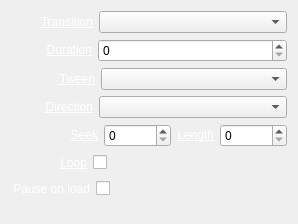
<?xml version="1.0" encoding="UTF-8"?>
<ui version="4.0">
 <class>InspectorMediaWidget</class>
 <widget class="QWidget" name="InspectorMediaWidget">
  <property name="geometry">
   <rect>
    <x>0</x>
    <y>0</y>
    <width>265</width>
    <height>224</height>
   </rect>
  </property>
  <property name="sizePolicy">
   <sizepolicy hsizetype="Expanding" vsizetype="Preferred">
    <horstretch>0</horstretch>
    <verstretch>0</verstretch>
   </sizepolicy>
  </property>
  <layout class="QVBoxLayout" name="verticalLayout">
   <item>
    <layout class="QHBoxLayout" name="horizontalLayoutTransition">
     <item>
      <spacer name="horizontalSpacerTransition">
       <property name="orientation">
        <enum>Qt::Horizontal</enum>
       </property>
       <property name="sizeType">
        <enum>QSizePolicy::Fixed</enum>
       </property>
       <property name="sizeHint" stdset="0">
        <size>
         <width>29</width>
         <height>20</height>
        </size>
       </property>
      </spacer>
     </item>
     <item>
      <widget class="QLabel" name="labelTransition">
       <property name="text">
        <string>&lt;a href=&quot;Transition&quot; style=&quot;color: white;&quot;&gt;Transition&lt;/a&gt;</string>
       </property>
       <property name="alignment">
        <set>Qt::AlignRight|Qt::AlignTrailing|Qt::AlignVCenter</set>
       </property>
      </widget>
     </item>
     <item>
      <widget class="QComboBox" name="comboBoxTransition">
       <property name="sizePolicy">
        <sizepolicy hsizetype="Expanding" vsizetype="Fixed">
         <horstretch>0</horstretch>
         <verstretch>0</verstretch>
        </sizepolicy>
       </property>
      </widget>
     </item>
    </layout>
   </item>
   <item>
    <layout class="QHBoxLayout" name="horizontalLayoutDuration">
     <item>
      <spacer name="horizontalSpacerDuration">
       <property name="orientation">
        <enum>Qt::Horizontal</enum>
       </property>
       <property name="sizeType">
        <enum>QSizePolicy::Fixed</enum>
       </property>
       <property name="sizeHint" stdset="0">
        <size>
         <width>35</width>
         <height>20</height>
        </size>
       </property>
      </spacer>
     </item>
     <item>
      <widget class="QLabel" name="labelDuration">
       <property name="text">
        <string>&lt;a href=&quot;Duration&quot; style=&quot;color: white;&quot;&gt;Duration&lt;/a&gt;</string>
       </property>
       <property name="alignment">
        <set>Qt::AlignRight|Qt::AlignTrailing|Qt::AlignVCenter</set>
       </property>
      </widget>
     </item>
     <item>
      <widget class="QSpinBox" name="spinBoxDuration">
       <property name="sizePolicy">
        <sizepolicy hsizetype="Expanding" vsizetype="Fixed">
         <horstretch>0</horstretch>
         <verstretch>0</verstretch>
        </sizepolicy>
       </property>
       <property name="maximum">
        <number>999</number>
       </property>
      </widget>
     </item>
    </layout>
   </item>
   <item>
    <layout class="QHBoxLayout" name="horizontalLayoutTween">
     <item>
      <spacer name="horizontalSpacerTween">
       <property name="orientation">
        <enum>Qt::Horizontal</enum>
       </property>
       <property name="sizeType">
        <enum>QSizePolicy::Fixed</enum>
       </property>
       <property name="sizeHint" stdset="0">
        <size>
         <width>48</width>
         <height>20</height>
        </size>
       </property>
      </spacer>
     </item>
     <item>
      <widget class="QLabel" name="labelTween">
       <property name="text">
        <string>&lt;a href=&quot;Tween&quot; style=&quot;color: white;&quot;&gt;Tween&lt;/a&gt;</string>
       </property>
       <property name="alignment">
        <set>Qt::AlignRight|Qt::AlignTrailing|Qt::AlignVCenter</set>
       </property>
      </widget>
     </item>
     <item>
      <widget class="QComboBox" name="comboBoxTween">
       <property name="sizePolicy">
        <sizepolicy hsizetype="Expanding" vsizetype="Fixed">
         <horstretch>0</horstretch>
         <verstretch>0</verstretch>
        </sizepolicy>
       </property>
      </widget>
     </item>
    </layout>
   </item>
   <item>
    <layout class="QHBoxLayout" name="horizontalLayoutDirection">
     <item>
      <spacer name="horizontalSpacerDirection">
       <property name="orientation">
        <enum>Qt::Horizontal</enum>
       </property>
       <property name="sizeType">
        <enum>QSizePolicy::Fixed</enum>
       </property>
       <property name="sizeHint" stdset="0">
        <size>
         <width>34</width>
         <height>20</height>
        </size>
       </property>
      </spacer>
     </item>
     <item>
      <widget class="QLabel" name="labelDirection">
       <property name="text">
        <string>&lt;a href=&quot;Direction&quot; style=&quot;color: white;&quot;&gt;Direction&lt;/a&gt;</string>
       </property>
       <property name="alignment">
        <set>Qt::AlignRight|Qt::AlignTrailing|Qt::AlignVCenter</set>
       </property>
      </widget>
     </item>
     <item>
      <widget class="QComboBox" name="comboBoxDirection">
       <property name="sizePolicy">
        <sizepolicy hsizetype="Expanding" vsizetype="Fixed">
         <horstretch>0</horstretch>
         <verstretch>0</verstretch>
        </sizepolicy>
       </property>
      </widget>
     </item>
    </layout>
   </item>
   <item>
    <layout class="QHBoxLayout" name="horizontalLayoutSeekLength">
     <item>
      <spacer name="horizontalSpacerSeekLength">
       <property name="orientation">
        <enum>Qt::Horizontal</enum>
       </property>
       <property name="sizeType">
        <enum>QSizePolicy::Fixed</enum>
       </property>
       <property name="sizeHint" stdset="0">
        <size>
         <width>58</width>
         <height>20</height>
        </size>
       </property>
      </spacer>
     </item>
     <item>
      <widget class="QLabel" name="labelSeek">
       <property name="text">
        <string>&lt;a href=&quot;Seek&quot; style=&quot;color: white;&quot;&gt;Seek&lt;/a&gt;</string>
       </property>
       <property name="alignment">
        <set>Qt::AlignRight|Qt::AlignTrailing|Qt::AlignVCenter</set>
       </property>
      </widget>
     </item>
     <item>
      <widget class="QSpinBox" name="spinBoxSeek">
       <property name="sizePolicy">
        <sizepolicy hsizetype="Expanding" vsizetype="Fixed">
         <horstretch>0</horstretch>
         <verstretch>0</verstretch>
        </sizepolicy>
       </property>
       <property name="maximum">
        <number>999999999</number>
       </property>
      </widget>
     </item>
     <item>
      <widget class="QLabel" name="labelLength">
       <property name="text">
        <string>&lt;a href=&quot;Length&quot; style=&quot;color: white;&quot;&gt;Length&lt;/a&gt;</string>
       </property>
       <property name="alignment">
        <set>Qt::AlignRight|Qt::AlignTrailing|Qt::AlignVCenter</set>
       </property>
      </widget>
     </item>
     <item>
      <widget class="QSpinBox" name="spinBoxLength">
       <property name="sizePolicy">
        <sizepolicy hsizetype="Expanding" vsizetype="Fixed">
         <horstretch>0</horstretch>
         <verstretch>0</verstretch>
        </sizepolicy>
       </property>
       <property name="maximum">
        <number>999999999</number>
       </property>
      </widget>
     </item>
    </layout>
   </item>
   <item>
    <layout class="QHBoxLayout" name="horizontalLayoutLoop">
     <item>
      <spacer name="horizontalSpacerLoop1">
       <property name="orientation">
        <enum>Qt::Horizontal</enum>
       </property>
       <property name="sizeType">
        <enum>QSizePolicy::Fixed</enum>
       </property>
       <property name="sizeHint" stdset="0">
        <size>
         <width>49</width>
         <height>20</height>
        </size>
       </property>
      </spacer>
     </item>
     <item>
      <widget class="QLabel" name="labelLoop">
       <property name="text">
        <string>&lt;a href=&quot;Loop&quot; style=&quot;color: white;&quot;&gt;Loop&lt;/a&gt;</string>
       </property>
       <property name="alignment">
        <set>Qt::AlignRight|Qt::AlignTrailing|Qt::AlignVCenter</set>
       </property>
      </widget>
     </item>
     <item>
      <widget class="QCheckBox" name="checkBoxLoop">
       <property name="layoutDirection">
        <enum>Qt::RightToLeft</enum>
       </property>
       <property name="text">
        <string/>
       </property>
      </widget>
     </item>
     <item>
      <spacer name="horizontalSpacerLoop2">
       <property name="orientation">
        <enum>Qt::Horizontal</enum>
       </property>
       <property name="sizeHint" stdset="0">
        <size>
         <width>40</width>
         <height>20</height>
        </size>
       </property>
      </spacer>
     </item>
    </layout>
   </item>
   <item>
    <layout class="QHBoxLayout" name="horizontalLayoutPauseOnLoad">
     <item>
      <spacer name="horizontalSpacerPauseOnLoad1">
       <property name="orientation">
        <enum>Qt::Horizontal</enum>
       </property>
       <property name="sizeType">
        <enum>QSizePolicy::Fixed</enum>
       </property>
       <property name="sizeHint" stdset="0">
        <size>
         <width>2</width>
         <height>20</height>
        </size>
       </property>
      </spacer>
     </item>
     <item>
      <widget class="QLabel" name="labelPauseOnLoad">
       <property name="text">
        <string>&lt;a href=&quot;Pause on load&quot; style=&quot;color: white;&quot;&gt;Pause on load&lt;/a&gt;</string>
       </property>
       <property name="alignment">
        <set>Qt::AlignRight|Qt::AlignTrailing|Qt::AlignVCenter</set>
       </property>
      </widget>
     </item>
     <item>
      <widget class="QCheckBox" name="checkBoxPauseOnLoad">
       <property name="layoutDirection">
        <enum>Qt::RightToLeft</enum>
       </property>
       <property name="text">
        <string/>
       </property>
      </widget>
     </item>
     <item>
      <spacer name="horizontalSpacerPauseOnLoad2">
       <property name="orientation">
        <enum>Qt::Horizontal</enum>
       </property>
       <property name="sizeHint" stdset="0">
        <size>
         <width>40</width>
         <height>20</height>
        </size>
       </property>
      </spacer>
     </item>
    </layout>
   </item>
   <item>
    <spacer name="verticalSpacerMedia">
     <property name="orientation">
      <enum>Qt::Vertical</enum>
     </property>
     <property name="sizeType">
      <enum>QSizePolicy::Fixed</enum>
     </property>
     <property name="sizeHint" stdset="0">
      <size>
       <width>20</width>
       <height>10</height>
      </size>
     </property>
    </spacer>
   </item>
  </layout>
 </widget>
 <resources/>
 <connections>
  <connection>
   <sender>spinBoxDuration</sender>
   <signal>valueChanged(int)</signal>
   <receiver>InspectorMediaWidget</receiver>
   <slot>durationChanged(int)</slot>
   <hints>
    <hint type="sourcelabel">
     <x>213</x>
     <y>57</y>
    </hint>
    <hint type="destinationlabel">
     <x>223</x>
     <y>46</y>
    </hint>
   </hints>
  </connection>
  <connection>
   <sender>checkBoxLoop</sender>
   <signal>stateChanged(int)</signal>
   <receiver>InspectorMediaWidget</receiver>
   <slot>loopChanged(int)</slot>
   <hints>
    <hint type="sourcelabel">
     <x>106</x>
     <y>165</y>
    </hint>
    <hint type="destinationlabel">
     <x>220</x>
     <y>85</y>
    </hint>
   </hints>
  </connection>
  <connection>
   <sender>comboBoxTransition</sender>
   <signal>currentIndexChanged(QString)</signal>
   <receiver>InspectorMediaWidget</receiver>
   <slot>transitionChanged(QString)</slot>
   <hints>
    <hint type="sourcelabel">
     <x>213</x>
     <y>29</y>
    </hint>
    <hint type="destinationlabel">
     <x>223</x>
     <y>15</y>
    </hint>
   </hints>
  </connection>
  <connection>
   <sender>comboBoxDirection</sender>
   <signal>currentIndexChanged(QString)</signal>
   <receiver>InspectorMediaWidget</receiver>
   <slot>directionChanged(QString)</slot>
   <hints>
    <hint type="sourcelabel">
     <x>124</x>
     <y>105</y>
    </hint>
    <hint type="destinationlabel">
     <x>0</x>
     <y>105</y>
    </hint>
   </hints>
  </connection>
  <connection>
   <sender>spinBoxSeek</sender>
   <signal>valueChanged(int)</signal>
   <receiver>InspectorMediaWidget</receiver>
   <slot>seekChanged(int)</slot>
   <hints>
    <hint type="sourcelabel">
     <x>126</x>
     <y>141</y>
    </hint>
    <hint type="destinationlabel">
     <x>22</x>
     <y>170</y>
    </hint>
   </hints>
  </connection>
  <connection>
   <sender>spinBoxLength</sender>
   <signal>valueChanged(int)</signal>
   <receiver>InspectorMediaWidget</receiver>
   <slot>lengthChanged(int)</slot>
   <hints>
    <hint type="sourcelabel">
     <x>213</x>
     <y>141</y>
    </hint>
    <hint type="destinationlabel">
     <x>192</x>
     <y>168</y>
    </hint>
   </hints>
  </connection>
  <connection>
   <sender>comboBoxTween</sender>
   <signal>currentIndexChanged(QString)</signal>
   <receiver>InspectorMediaWidget</receiver>
   <slot>tweenChanged(QString)</slot>
   <hints>
    <hint type="sourcelabel">
     <x>187</x>
     <y>85</y>
    </hint>
    <hint type="destinationlabel">
     <x>1</x>
     <y>141</y>
    </hint>
   </hints>
  </connection>
  <connection>
   <sender>labelTransition</sender>
   <signal>linkActivated(QString)</signal>
   <receiver>InspectorMediaWidget</receiver>
   <slot>resetTransition(QString)</slot>
   <hints>
    <hint type="sourcelabel">
     <x>47</x>
     <y>22</y>
    </hint>
    <hint type="destinationlabel">
     <x>0</x>
     <y>20</y>
    </hint>
   </hints>
  </connection>
  <connection>
   <sender>labelDuration</sender>
   <signal>linkActivated(QString)</signal>
   <receiver>InspectorMediaWidget</receiver>
   <slot>resetDuration(QString)</slot>
   <hints>
    <hint type="sourcelabel">
     <x>56</x>
     <y>44</y>
    </hint>
    <hint type="destinationlabel">
     <x>0</x>
     <y>48</y>
    </hint>
   </hints>
  </connection>
  <connection>
   <sender>labelTween</sender>
   <signal>linkActivated(QString)</signal>
   <receiver>InspectorMediaWidget</receiver>
   <slot>resetTween(QString)</slot>
   <hints>
    <hint type="sourcelabel">
     <x>94</x>
     <y>85</y>
    </hint>
    <hint type="destinationlabel">
     <x>0</x>
     <y>77</y>
    </hint>
   </hints>
  </connection>
  <connection>
   <sender>labelDirection</sender>
   <signal>linkActivated(QString)</signal>
   <receiver>InspectorMediaWidget</receiver>
   <slot>resetDirection(QString)</slot>
   <hints>
    <hint type="sourcelabel">
     <x>66</x>
     <y>104</y>
    </hint>
    <hint type="destinationlabel">
     <x>9</x>
     <y>89</y>
    </hint>
   </hints>
  </connection>
  <connection>
   <sender>labelSeek</sender>
   <signal>linkActivated(QString)</signal>
   <receiver>InspectorMediaWidget</receiver>
   <slot>resetSeek(QString)</slot>
   <hints>
    <hint type="sourcelabel">
     <x>96</x>
     <y>141</y>
    </hint>
    <hint type="destinationlabel">
     <x>24</x>
     <y>115</y>
    </hint>
   </hints>
  </connection>
  <connection>
   <sender>labelLength</sender>
   <signal>linkActivated(QString)</signal>
   <receiver>InspectorMediaWidget</receiver>
   <slot>resetLength(QString)</slot>
   <hints>
    <hint type="sourcelabel">
     <x>194</x>
     <y>141</y>
    </hint>
    <hint type="destinationlabel">
     <x>228</x>
     <y>148</y>
    </hint>
   </hints>
  </connection>
  <connection>
   <sender>labelLoop</sender>
   <signal>linkActivated(QString)</signal>
   <receiver>InspectorMediaWidget</receiver>
   <slot>resetLoop(QString)</slot>
   <hints>
    <hint type="sourcelabel">
     <x>87</x>
     <y>169</y>
    </hint>
    <hint type="destinationlabel">
     <x>6</x>
     <y>182</y>
    </hint>
   </hints>
  </connection>
  <connection>
   <sender>checkBoxPauseOnLoad</sender>
   <signal>stateChanged(int)</signal>
   <receiver>InspectorMediaWidget</receiver>
   <slot>pauseOnLoadChanged(int)</slot>
   <hints>
    <hint type="sourcelabel">
     <x>103</x>
     <y>188</y>
    </hint>
    <hint type="destinationlabel">
     <x>161</x>
     <y>208</y>
    </hint>
   </hints>
  </connection>
  <connection>
   <sender>labelPauseOnLoad</sender>
   <signal>linkActivated(QString)</signal>
   <receiver>InspectorMediaWidget</receiver>
   <slot>resetPauseOnLoad(QString)</slot>
   <hints>
    <hint type="sourcelabel">
     <x>59</x>
     <y>185</y>
    </hint>
    <hint type="destinationlabel">
     <x>26</x>
     <y>208</y>
    </hint>
   </hints>
  </connection>
 </connections>
 <slots>
  <slot>durationChanged(int)</slot>
  <slot>loopChanged(int)</slot>
  <slot>transitionChanged(QString)</slot>
  <slot>directionChanged(QString)</slot>
  <slot>seekChanged(int)</slot>
  <slot>lengthChanged(int)</slot>
  <slot>tweenChanged(QString)</slot>
  <slot>resetTransition(QString)</slot>
  <slot>resetDuration(QString)</slot>
  <slot>resetTween(QString)</slot>
  <slot>resetDirection(QString)</slot>
  <slot>resetSeek(QString)</slot>
  <slot>resetLength(QString)</slot>
  <slot>resetLoop(QString)</slot>
  <slot>pauseOnLoadChanged(int)</slot>
  <slot>resetPauseOnLoad(QString)</slot>
 </slots>
</ui>
